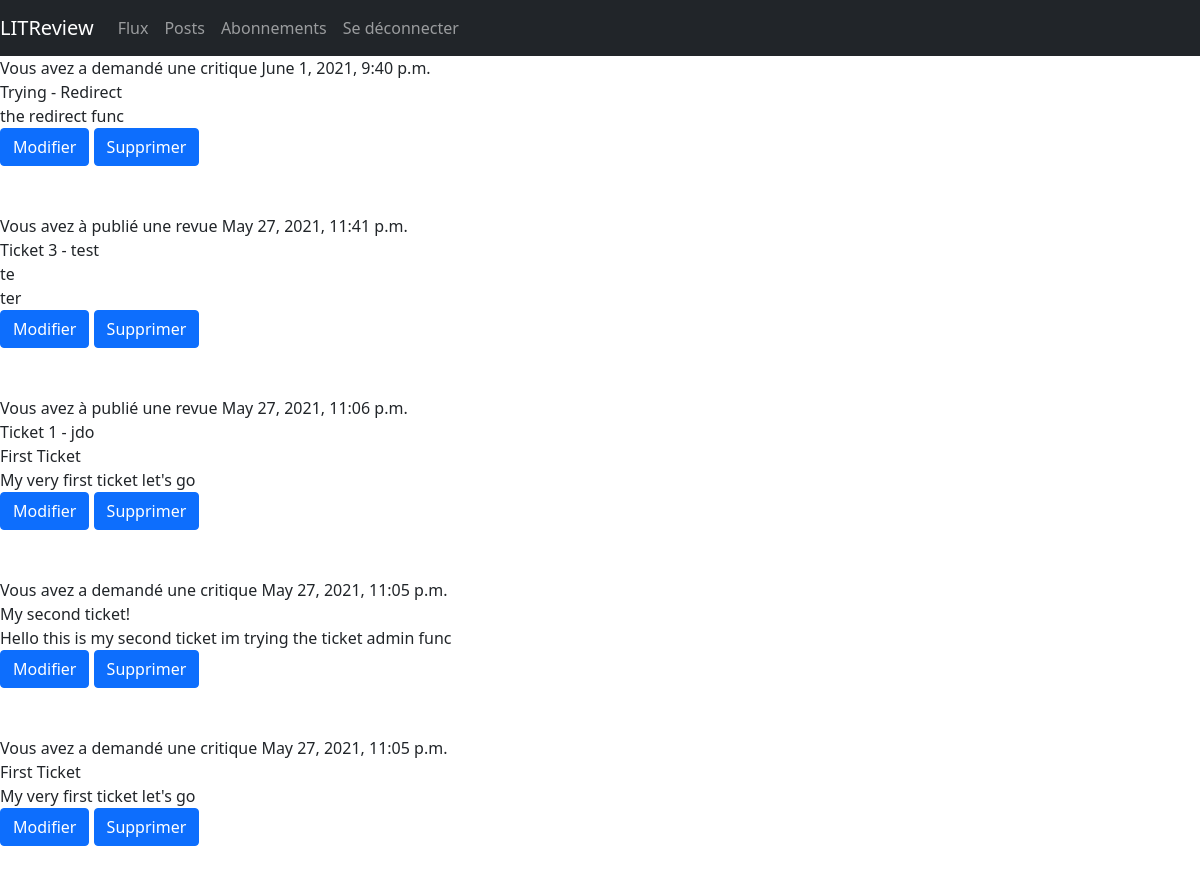
The app's page /posts (signed in), older data.
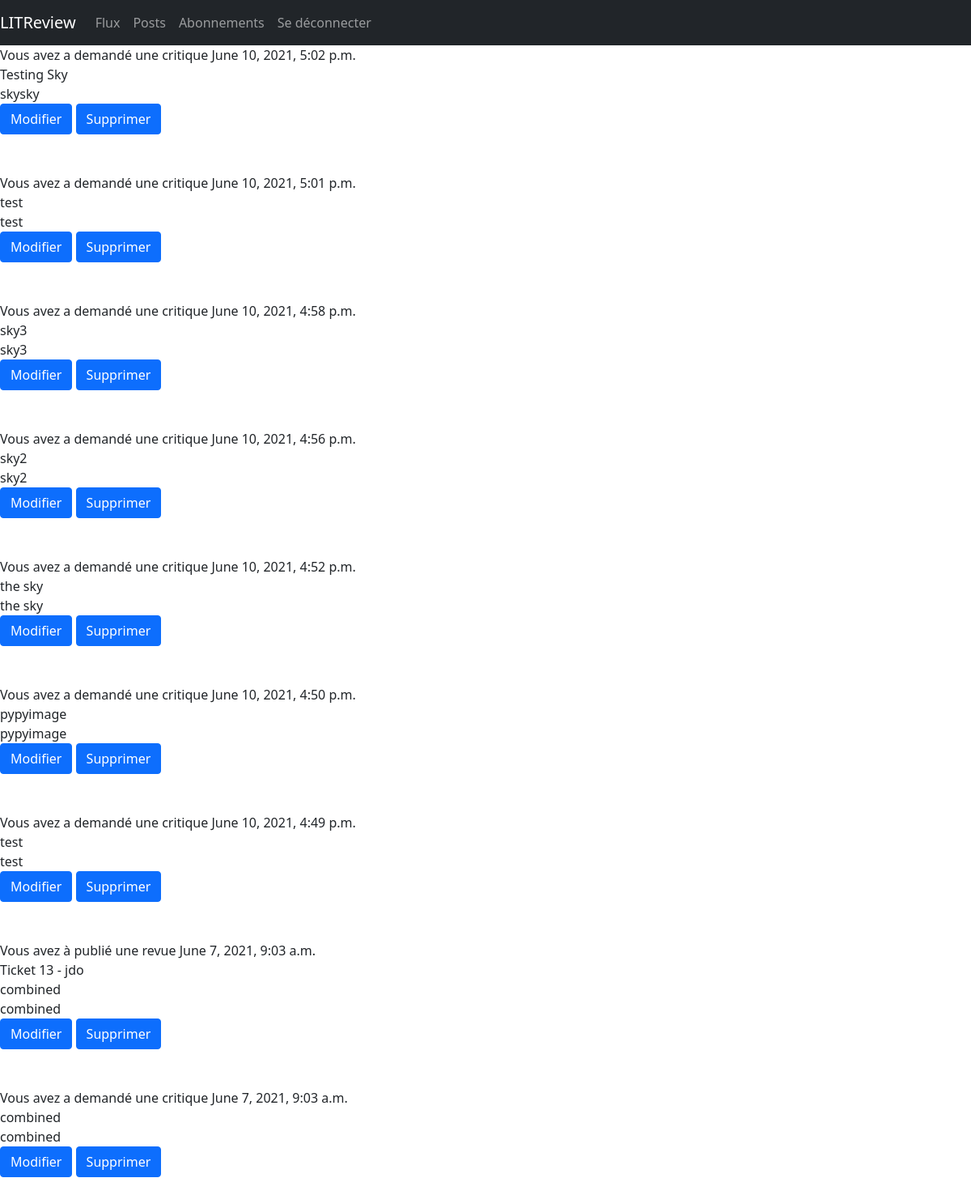
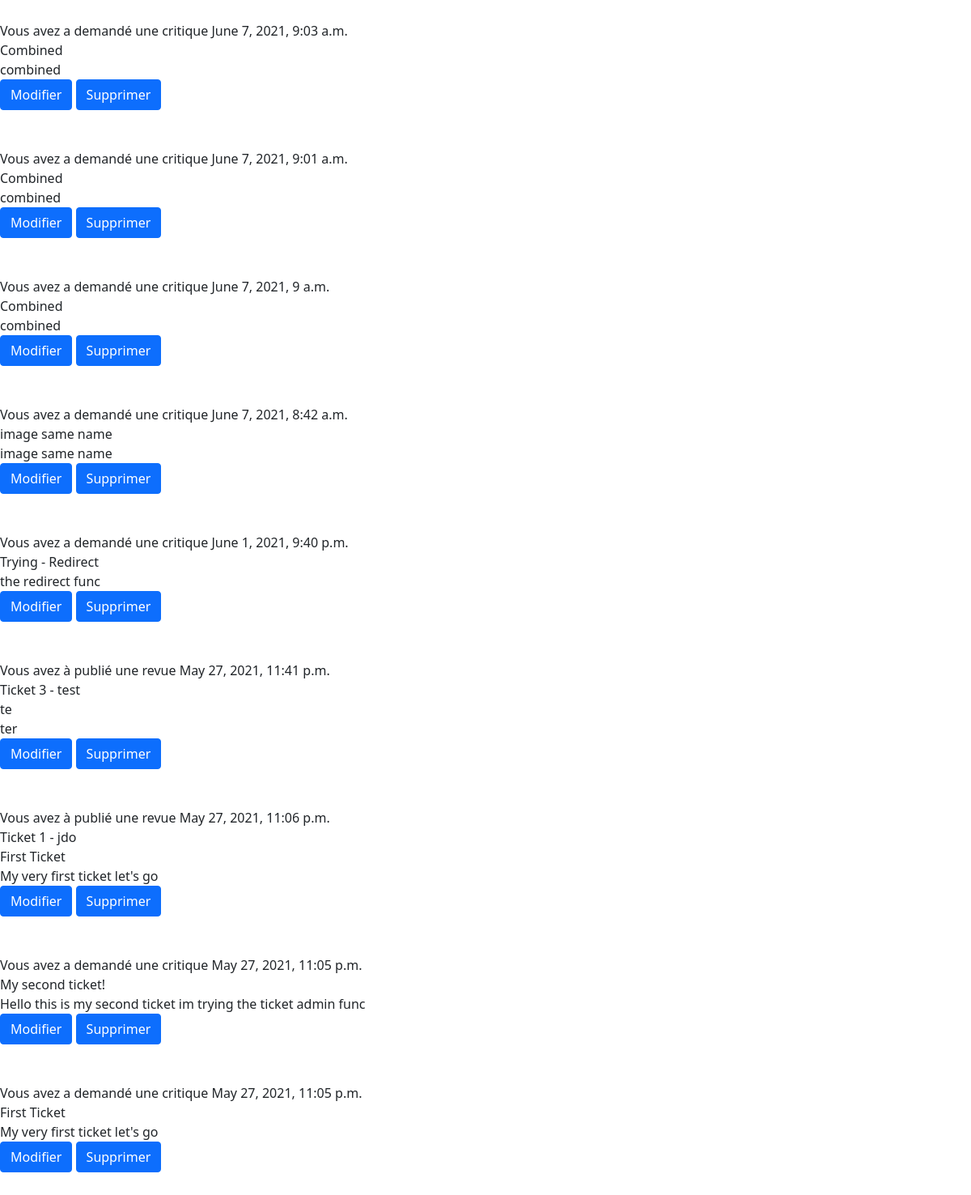
The same page, newer data (2 pictures, top to bottom).
### p9books/models.py (models this page shows)
class Ticket(models.Model):
    title = models.CharField(max_length=128)
    description = models.TextField(max_length=2048, blank=True)
    user = models.ForeignKey(to=settings.AUTH_USER_MODEL,
                             on_delete=models.CASCADE)
    image = models.ImageField(null=True, blank=True)
    time_created = models.DateTimeField(auto_now_add=True)

class Review(models.Model):
    ticket = models.ForeignKey(to=Ticket, on_delete=models.CASCADE)
    rating = models.PositiveSmallIntegerField(
        validators=[MinValueValidator(0), MaxValueValidator(5)])
    headline = models.CharField(max_length=128)
    body = models.CharField(max_length=8192, blank=True)
    user = models.ForeignKey(
        to=settings.AUTH_USER_MODEL, on_delete=models.CASCADE)
    time_created = models.DateTimeField(auto_now_add=True)

### p9books/views.py (the view)
# urls.py: path('posts', views.posts, name="posts"),
@login_required(login_url='login')
def posts(request):
    user = request.user
    tickets = Ticket.objects.filter(user=user.id)
    reviews = Review.objects.filter(user=user.id)
    combined = sorted(chain(tickets, reviews),
                      key=lambda instance: instance.time_created,
                      reverse=True)
    return render(request, 'posts.html', context={'objects': combined})

### p9books/templates/posts.html
{% extends "base.html" %}
{% block content %}
<div>
    {% for obj in objects %}
        {% if obj.title %}
            <span>
                Vous avez a demandé une critique {{obj.time_created}}<br>
                {{obj.title}}<br>
                {{obj.description}}<br>
                <a href="#" class="btn btn-primary">Modifier</a>
                <a href="#" class="btn btn-primary">Supprimer</a>
            </span><br><br><br>
        {% else %}
            <span>
                Vous avez à publié une revue {{obj.time_created}}<br>
                Ticket {{obj.ticket.id}} - {{obj.ticket.user}}<br>
                {{obj.ticket.title}}<br>
                {{obj.ticket.description}}<br>
                <a href="#" class="btn btn-primary">Modifier</a>
                <a href="#" class="btn btn-primary">Supprimer</a>
            </span><br><br><br>
        {% endif %}
    {% endfor %}
</div>
{% endblock %}

### templates/base.html (shortened to what this page needs)
<html>
<head>
    <link href="https://cdn.jsdelivr.net/npm/bootstrap@5.0.1/dist/css/bootstrap.min.css" rel="stylesheet"
>
</head>
<nav class="navbar navbar-expand-lg navbar-dark bg-dark">
<a class="navbar-brand">LITReview</a>
    <div>
        <ul class="navbar-nav mr-auto">
        {% if user.is_authenticated %}
            <li class="nav-item active">
                <a class="nav-link" href="flux">Flux</a>
            </li>
            <li class="nav-item active">
                <a class="nav-link" href="posts">Posts</a>
            </li>
            <li class="nav-item active">
                <a class="nav-link" href="subscribe">Abonnements</a>
            </li>
            <li class="nav-item active">
                <a class="nav-link" href="flux">Se déconnecter</a>
            </li>
        {% endif %}
        </ul>
    </div>
</nav>
<body>
    <main>
        {% block content %}
        {% endblock %}
    </main>
</body>
</html>

Row changes from the older to the newer data that the page shows:
added Ticket: time_created "June 10, 2021, 5:02 p.m.", title "Testing Sky", description "skysky"
added Ticket: time_created "June 10, 2021, 5:01 p.m.", title "test", description "test"
added Ticket: time_created "June 10, 2021, 4:58 p.m.", title "sky3", description "sky3"
added Ticket: time_created "June 10, 2021, 4:56 p.m.", title "sky2", description "sky2"
added Ticket: time_created "June 10, 2021, 4:52 p.m.", title "the sky", description "the sky"
added Ticket: time_created "June 10, 2021, 4:50 p.m.", title "pypyimage", description "pypyimage"
added Ticket: time_created "June 10, 2021, 4:49 p.m.", title "test", description "test"
added Review: time_created "June 7, 2021, 9:03 a.m.", ticket.id "13", ticket.user "jdo", ticket "combined", ticket.description "combined"
added Ticket: time_created "June 7, 2021, 9:03 a.m.", title "combined", description "combined"
added Ticket: time_created "June 7, 2021, 9:03 a.m.", title "Combined", description "combined"
added Ticket: time_created "June 7, 2021, 9:01 a.m.", title "Combined", description "combined"
added Ticket: time_created "June 7, 2021, 9 a.m.", title "Combined", description "combined"
added Ticket: time_created "June 7, 2021, 8:42 a.m.", title "image same name", description "image same name"
